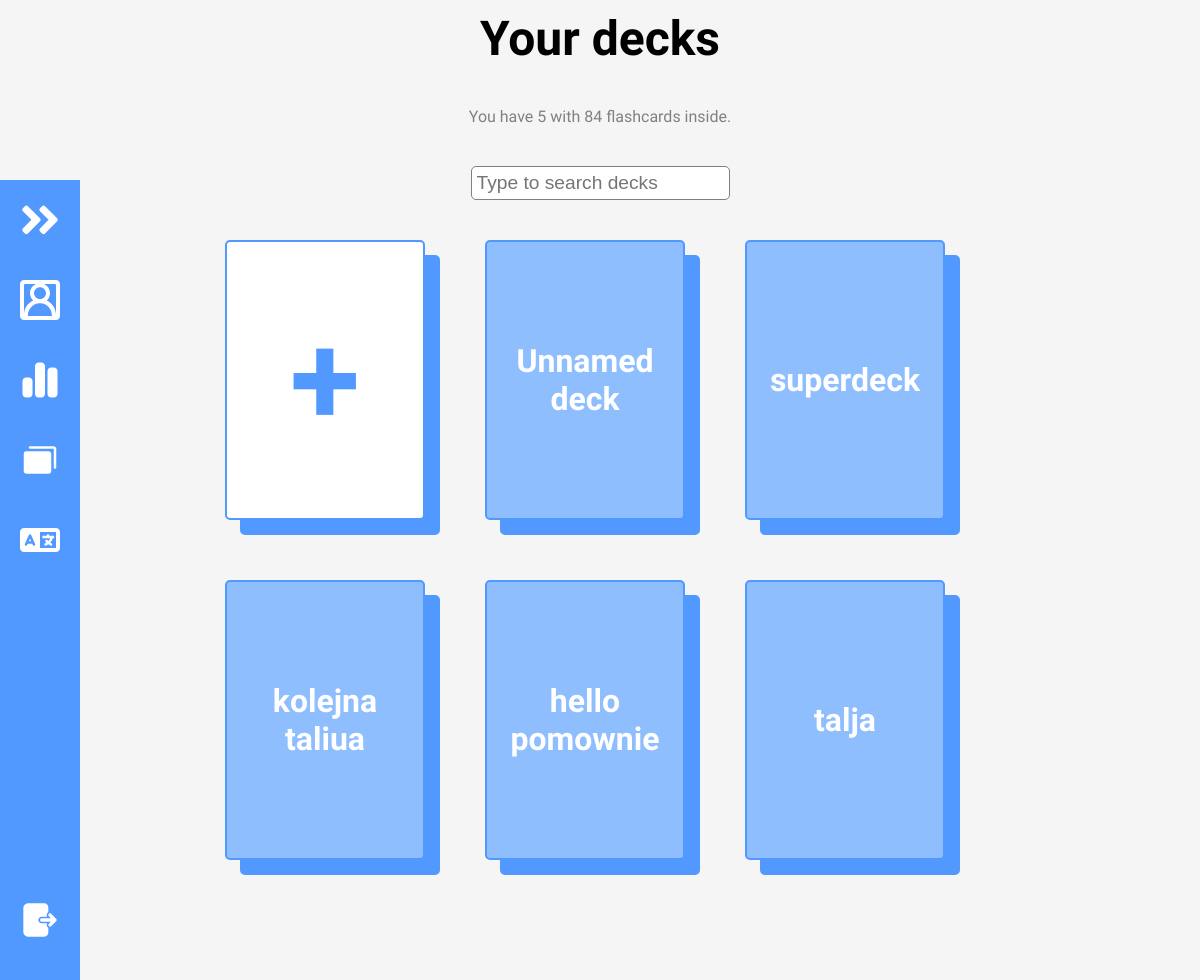
/decks/ (signed in), run on an earlier commit of the app's database.
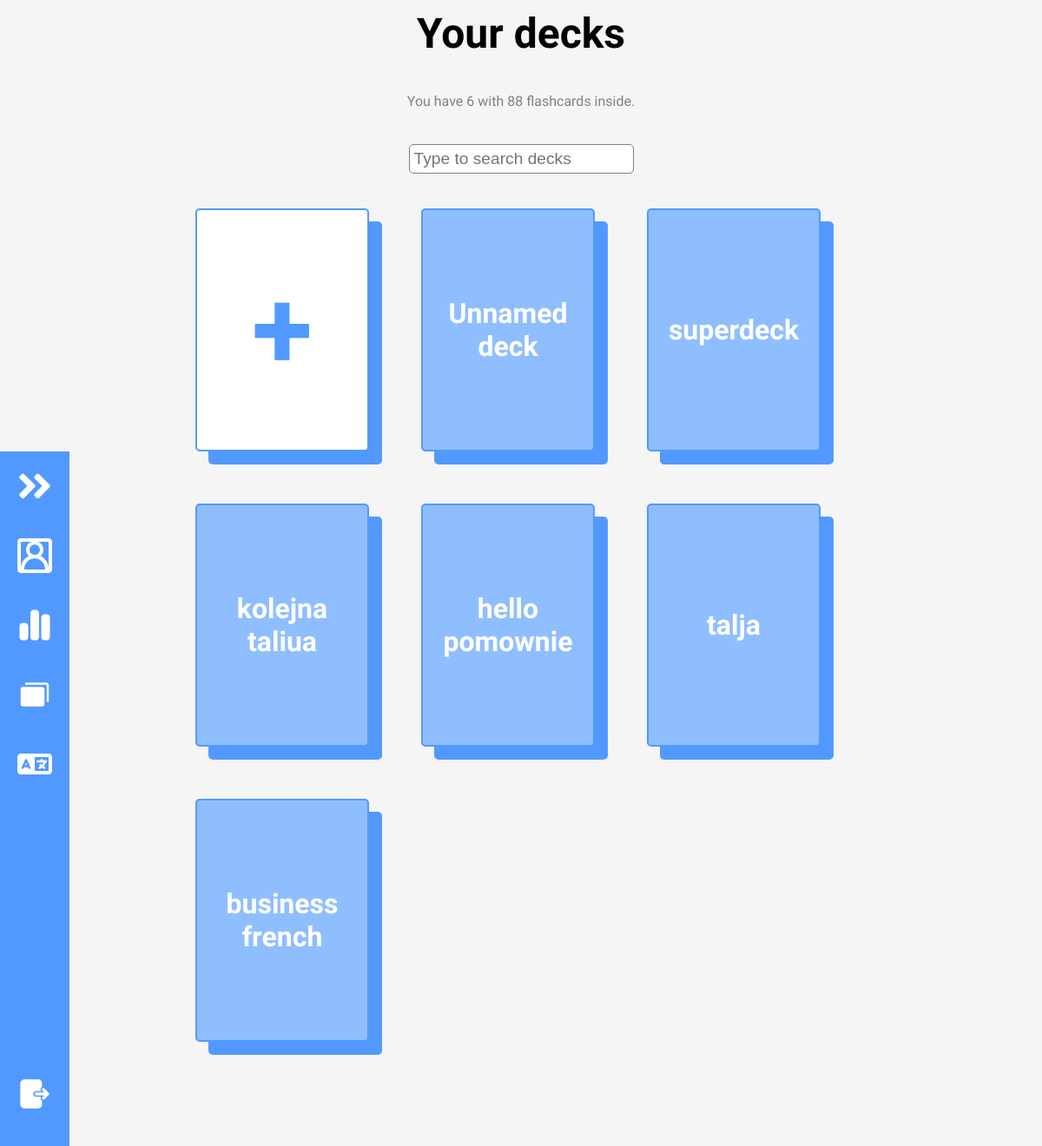
And on a later commit of the database.
### mainapp/models.py (models this page shows, shortened)
class Deck(models.Model):
    name = models.CharField(max_length=140)
    user = models.ForeignKey(User,related_name="decks",on_delete=models.CASCADE)
    description = models.CharField(max_length=300, blank=True, null=True)

### mainapp/views.py (the view)
# urls.py: urlpatterns = [path("", views.landing_page, name="landing_page"),path("translator/", views.translator, name="translator"), path("review/", views.review, name="review"), path("users/<str:user_username>
@login_required
def decks(request):
    user = request.user
    if request.method == "POST":
            new_deck_form = NewDeck(request.POST)
            if new_deck_form.is_valid():
                new_deck = new_deck_form.save(commit=False)
                new_deck.created_by = request.user
                new_deck.user = request.user
                new_deck.save()
                new_deck_form= NewDeck()
    else:
        if request.headers.get("x-requested-with") == "XMLHttpRequest":
            search_text = request.GET.get("search_text")
            filtered_decks = Deck.objects.filter(user=user, name__icontains=search_text)
            filtered_decks_names = []
            for deck in filtered_decks:
                filtered_decks_names.append(deck.name)
            return JsonResponse({"filtered_decks":filtered_decks_names})
        else:
            new_deck_form= NewDeck()
    return render(request, "mainapp/decks.html", {"user":user, "new_deck_form":new_deck_form,})

### mainapp/forms.py
class NewDeck(forms.ModelForm):
    def __init__(self, *args, **kwargs):
        super().__init__(*args, **kwargs)
        self.fields["description"].widget = forms.Textarea(attrs={'cols':70,'rows':8})
    class Meta:
        model = Deck
        fields = ["name", "description"]

### mainapp/templates/mainapp/decks.html (shortened to what this page needs)
{% extends "mainapp/user_profile.html" %}
{% load static %}
{% load widget_tweaks %}
{% block content %}
<main class="decks-main center">
    <h1>Your decks</h1>
    <p class="subtext">You have {{user.decks.all.count}} with {{user.flashcards.all.count}} flashcards inside.</p>
    <form id="deck-searchbar">
        <input type="text" id="decks-searchbar" placeholder="Type to search decks">
    </form>
    <div class="big-decks-container">
        <button id="add-deck-button" class="dark-deck center">+</button>
        {% for deck in user.decks.all %}
        {% if deck.name %}
        <a href="{% url 'mainapp:deck_details'%}?deck_name={{deck.name}}" class="dark-deck center">{{deck.name}}</a>
        {% endif %}
        {% endfor %}
    </div>
</main>
{% endblock content %}

### mainapp/templates/mainapp/user_profile.html (shortened to what this page needs)
{% load static %}
<!DOCTYPE html>
<html lang="en">
<head>
    <link rel="stylesheet" href="{% static 'styles.css' %}">
</head>
<body>
    <nav class="navbar">
        <ul>
            <li class="logo">
                <a href="#" class="nav-link">
                    <span class="link-text logo-text">AnkiFlashcards</span>
                </a>
            </li>
            <li class="nav-item">
                <a href="{% url 'mainapp:user_profile' user.username %}" class="nav-link">
                    <span class="link-text">{{user.username}}</span>
                </a>
            </li>
            <li class="nav-item">
                <a href="{% url 'mainapp:user_profile' user.username %}" class="nav-link">
                    <span class="link-text">Profile</span>
                </a>
            </li>
            <li class="nav-item">
                <a href="{% url 'mainapp:decks' %}" class="nav-link">
                    <span class="link-text">Decks</span>
                </a>
            </li>
            <li class="nav-item">
                <a href="{% url 'mainapp:translator' %}" class="nav-link">
                    <span class="link-text">Translator</span>
                </a>
            </li>
            <li class="nav-item center" id="themeButton">
                <a href="{% url 'users:logout' %}" class="nav-link">
                    <span class="link-text">Logout</span>
                </a>
            </li>
        </ul>
    </nav>
    {% block content %}{% endblock content %}
</body>
</html>

### mainapp/static/styles.css (style rules this page uses)
:root { --MAIN-BLUE: #5299ff; --LIGHT-BLUE: #8fbeff; --MAIN-RED: #ff5252; --MAIN-GREEN: #3ad949; --LIGHTER-BLACK: #575757; --DECK-BLUE: #A3F6FE; --DECK-BLUE-2: #A3CAFE; --DECK-RED: #FEA3A3; --DECK-YELLOW: #FEE5A3; --DECK-YELLOW-2: #FEFBA3; --DECK-GREEN: #1a9f17; --DECK-GREEN-2: #A3FEA3; --DECK-ORANGE: #FEC7A3; --DECK-PURPLE: #BAA3FE; --DECK-PINK: #D7A3FE; --DECK-PINK-2: #FDA3FE; --DECK-AQUA: #A3FEDD; --MAIN-FONT: Gabarito; --PAGE-WIDTH: 1400px; }
* { margin: 0; padding: 0; box-sizing: border-box; }
html { scroll-behavior: smooth; }
body { background-color: whitesmoke; justify-content: space-between; flex-direction: column; min-height: 100vh; display: flex; align-items: center; font-family: var(--MAIN-FONT); }
main { flex-direction: column; }
.center { display: flex; justify-content: center; align-items: center; text-align: center; }
.subtext { color: grey; }
a { text-decoration: none; color: black; transition: all 0.1s ease; }
button { background-color: transparent; border: none; cursor: pointer; font-family: var(--MAIN-FONT); }
h1 { font-family: var(--MAIN-FONT); font-size: 3rem; }
.center { display: flex; justify-content: center; align-items: center; }
main { flex-direction: column; min-width: 100%; }
.navbar { width: 100vw; height: 5rem; position: fixed; bottom: 0; left: 0; background-color: var(--MAIN-BLUE); z-index: 3; transition: all 300ms linear; }
.navbar ul { list-style: none; display: flex; flex-direction: row; align-items: center; height: 100%; }
.navbar ul li { width: 100%; transition: width 200ms ease-in-out; }
.logo { display: none; }
.navbar a { display: flex; align-items: center; height: 5rem; background-color: var(--MAIN-BLUE); color: white; }
.nav-link svg { margin: 0 15px; width: 40px; min-width: 40px; }
.decks-main { gap: 20px; margin-top: 10px; }
.decks-main form { min-width: 300px; }
#decks-searchbar, #cards-searchbar { border-radius: 5px; font-size: 1.2em; padding: 5px; border: 1px solid gray; }
.decks-container, .big-decks-container { display: grid; grid-template-columns: repeat(2, 1fr); gap: 20px; margin-bottom: 30px; }
.big-decks-container button { background-color: white; color: var(--MAIN-BLUE); }
.decks-container button, .dark-deck, .light-deck { width: 100px; height: 140px; border: 2px solid var(--MAIN-BLUE); border-radius: 5px; font-weight: bold; overflow: auto; padding: 0 10px; box-shadow: 10px 10px var(--MAIN-BLUE); }
.dark-deck { background-color: var(--LIGHT-BLUE); color: white; }
form { display: flex; flex-direction: column; align-items: center; }
@media screen and (min-width:1000px) { .nav-link svg { margin: 0 20px; } }
@media screen and (min-width:1000px) { .decks-main { gap: 40px; } }
@media screen and (min-width:1000px) { .decks-container, .big-decks-container { grid-template-columns: repeat(3, 1fr); margin-right: 30px; } }
@media screen and (min-width:1000px) { .big-decks-container { gap: 60px; margin-bottom: 120px; } }
@media screen and (min-width:1000px) { .navbar { width: 5rem; height: 100vh; bottom: none; flex-direction: column; } }
@media screen and (min-width:1000px) { .navbar ul { flex-direction: column; } }
@media screen and (min-width:1000px) { .navbar ul li { justify-content: flex-start; } }
@media screen and (min-width:1000px) { .logo { display: block; } }
@media screen and (min-width:1000px) { .navbar ul li:last-child { margin-top: auto; justify-content: center; margin-bottom: 20px; } }
@media screen and (min-width:1000px) { .dark-deck, .decks-container button, .big-decks-container button { width: 200px; height: 280px; box-shadow: 15px 15px var(--MAIN-BLUE); } }
@media screen and (min-width:1000px) { .dark-deck { font-size: 2em; } }
@media screen and (min-width:1000px) { .decks-container button, .big-decks-container button { font-size: 8em; } }

What changed in the data, as far as the page shows it:
added Deck: name "business french"
Also different on the page:
{{ user.decks.all.count }}: "5" → "6"
{{ user.flashcards.all.count }}: "84" → "88"
